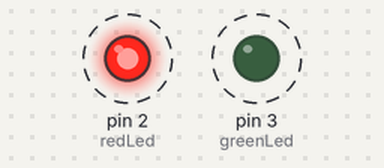
A sketch run on a simulated Arduino Uno, built with avr-gcc and run on an emulated ATmega328P. Shown: output pins drawn as LEDs (lit = HIGH). Dashed ring = blinking.

Above: at 0.5 s.
Timing chart, 0 to 5.5 s (numbered marks = the images above):
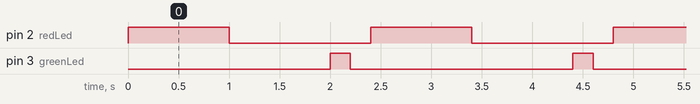

Measured:
- by itself, pin 2 (redLed): alternates HIGH for 1.0 s and LOW for 1.4 s
- by itself, pin 3 (greenLed): alternates HIGH for 0.20 s and LOW for 2.2 s
- by itself, everything shown: repeats every 2.4 s, in 4 steps

The sketch:

DelayProblem.ino
```cpp
const int redLed = 2;
const int greenLed = 3;

// ЦЕЙ КОД ДЕМОНСТРУЄ БАГ І БЛОКУВАННЯ ПРОЦЕСОРА
void setup() {
    pinMode(redLed, OUTPUT);
    pinMode(greenLed, OUTPUT);
}

void loop() {
    // Червоний діод повністю паралізує loop на 1 секунду
    digitalWrite(redLed, HIGH);
    delay(1000);
    digitalWrite(redLed, LOW);
    delay(1000);

    // Зелений діод ніколи не зможе блимати
    // паралельно чи швидше, він заблокований!
    digitalWrite(greenLed, HIGH);
    delay(200);
    digitalWrite(greenLed, LOW);
    delay(200);
}
```
